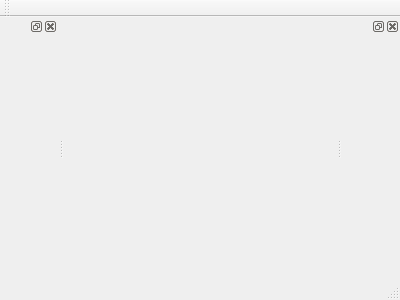
<?xml version="1.0" encoding="UTF-8"?>
<ui version="4.0">
 <class>MainWindow</class>
 <widget class="QMainWindow" name="MainWindow">
  <property name="geometry">
   <rect>
    <x>0</x>
    <y>0</y>
    <width>400</width>
    <height>300</height>
   </rect>
  </property>
  <property name="windowTitle">
   <string>MainWindow</string>
  </property>
  <widget class="QWidget" name="centralWidget"/>
  <widget class="QMenuBar" name="menuBar">
   <property name="geometry">
    <rect>
     <x>0</x>
     <y>0</y>
     <width>400</width>
     <height>22</height>
    </rect>
   </property>
  </widget>
  <widget class="QToolBar" name="mainToolBar">
   <attribute name="toolBarArea">
    <enum>TopToolBarArea</enum>
   </attribute>
   <attribute name="toolBarBreak">
    <bool>false</bool>
   </attribute>
  </widget>
  <widget class="QStatusBar" name="statusBar"/>
  <widget class="QDockWidget" name="controlDock">
   <attribute name="dockWidgetArea">
    <number>1</number>
   </attribute>
   <widget class="QWidget" name="controlDockContents"/>
  </widget>
  <widget class="QDockWidget" name="evaluationDock">
   <attribute name="dockWidgetArea">
    <number>2</number>
   </attribute>
   <widget class="QWidget" name="evaluationDockContents"/>
  </widget>
 </widget>
 <layoutdefault spacing="6" margin="11"/>
 <resources/>
 <connections/>
</ui>
